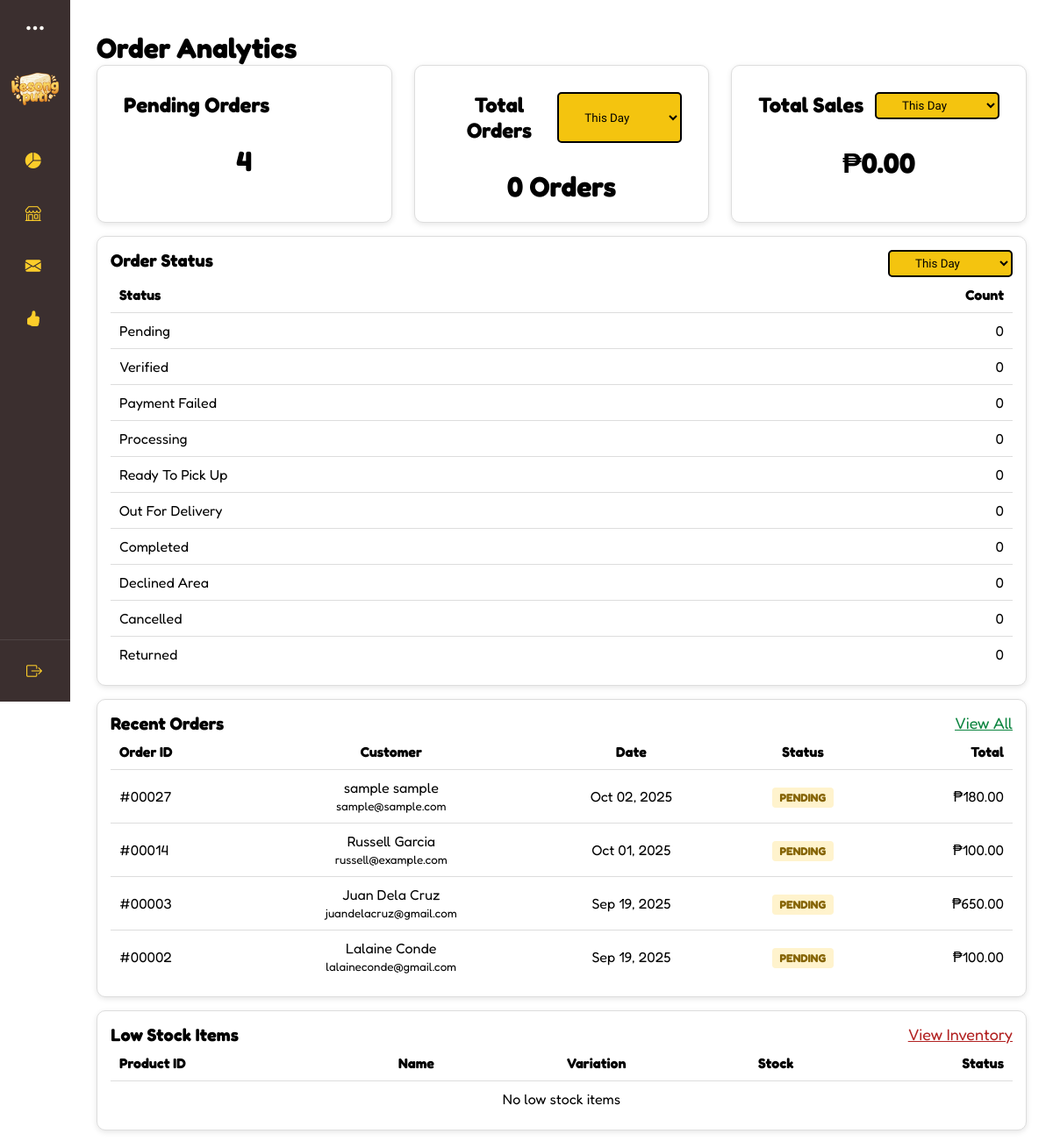
Screenshot of /interfaces/admin/index.php (signed in) with the database file from the repository.
### tables this page shows
CREATE TABLE `orders` (
  `o_id` int(11) NOT NULL,
  `c_id` int(11) NOT NULL,
  `handled_by` int(11) NOT NULL,
  `order_date` datetime DEFAULT current_timestamp(),
  `total_amount` decimal(10,2) NOT NULL,
  `payment_method` varchar(50) DEFAULT 'cash',
  `proof_of_payment` varchar(255) DEFAULT NULL,
  `order_status` enum('pending','verified','payment-failed','processing','ready-to-pick-up','out-for-delivery','completed','declined-area','cancelled','returned') DEFAULT 'pending',
  `delivery_address` varchar(255) NOT NULL,
  `owner_id` int(11) NOT NULL,
  `order_type` enum('delivery','pickup') DEFAULT 'delivery',
  `reference_number` varchar(30) NOT NULL
);

CREATE TABLE `customers` (
  `c_id` int(11) NOT NULL,
  `fullname` varchar(255) NOT NULL,
  `phone_number` varchar(15) NOT NULL,
  `email` varchar(255) NOT NULL,
  `address` varchar(255) NOT NULL
);

### interfaces/admin/index.php (the view, shortened to what this page needs)
<?php
require '../../connection.php';
include ('../../includes/admin-dashboard.php');
$admin_id = (int)$_SESSION['admin_id'];
$pending = $connection->query("
    SELECT COUNT(*) AS total
    FROM orders o
    WHERE o.order_status = 'pending'
      AND o.owner_id = $admin_id
")->fetch_assoc()['total'];
$orders_day = $connection->query("
    SELECT COUNT(*) AS total
    FROM orders o
    WHERE DATE(o.order_date) = CURDATE()
      AND o.owner_id = $admin_id
")->fetch_assoc()['total'];
$sales_day = $connection->query("
    SELECT COALESCE(SUM(total_amount), 0) AS total
    FROM orders
    WHERE order_status = 'completed'
      AND DATE(order_date) = CURDATE()
      AND owner_id = $admin_id
")->fetch_assoc()['total'];
$all_statuses = [
    'pending' => 0,
    'verified' => 0,
    'payment-failed' => 0,
    'processing' => 0,
    'ready-to-pick-up' => 0,
    'out-for-delivery' => 0,
    'completed' => 0,
    'declined area' => 0,
    'cancelled' => 0,
    'returned' => 0
];
$statuses_day = $all_statuses;
$recent_orders_q = $connection->query("
    SELECT o.o_id, o.order_date, o.order_status, o.total_amount, o.order_type,
           c.fullname, c.email
    FROM orders o
    LEFT JOIN customers c ON o.c_id = c.c_id
    WHERE owner_id = $admin_id
    ORDER BY order_date DESC
    LIMIT 5
");
$recent_orders = [];
while ($row = $recent_orders_q->fetch_assoc()) {
    $recent_orders[] = $row;
}
$low_stock = [];
?>
<!DOCTYPE html>
<html lang="en">
<head>
  <link rel="stylesheet" href="https://cdn.jsdelivr.net/npm/bootstrap-icons/font/bootstrap-icons.css" />
  <link rel="stylesheet" href="../../css/admin.css"/>
</head>
<body>
<div class="box" id="overview-content">
  <h1>Order Analytics</h1>
  <div class="overview-container">
    <div class="cards overview-row">
      <div class="card">
        <h4 class="card-header">Pending Orders</h4>
        <p><?= $pending; ?></p>
      </div>
      <div class="card">
        <div class="card-header">
          <h4 class="card-header">Total Orders</h4>
          <select class="orders-select" onchange="showOrders(this.value)">
            <option value="day">This Day</option>
          </select>
        </div>
        <div id="orders_day" class="orders-section"><p><?= $orders_day; ?> Orders</p></div>
      </div>
      <div class="card">
        <div class="card-header">
          <h4 class="card-header">Total Sales</h4>
          <select class="sales-select" onchange="showSales(this.value)">
            <option value="day">This Day</option>
          </select>
        </div>
        <div id="sales_day" class="sales-section"><p>₱<?= number_format($sales_day, 2); ?></p></div>
      </div>
    </div>
    <div class="table-card">
      <div class="card-header">
        <h2>Order Status</h2>
        <select class="order-status-select" onchange="showStatus(this.value)">
          <option value="day">This Day</option>
        </select>
      </div>
      <div id="status_day" class="status-section">
        <table class="table-order-status">
          <thead>
            <tr><th>Status</th><th>Count</th></tr>
          </thead>
          <tbody>
          <?php foreach ($statuses_day as $status => $total): ?>
            <tr>
              <td><?= ucwords(str_replace('-', ' ', $status)); ?></td>
              <td><?= $total; ?></td>
            </tr>
          <?php endforeach; ?>
          </tbody>
        </table>
      </div>
    </div>
<div class="table-card">
  <div class="card-header">
    <h2>Recent Orders</h2>
    <a href="orders.php" style="font-size:0.9em; color:#0D8540;">View All</a>
  </div>
  <table class="table-order-status">
    <thead>
      <tr>
        <th>Order ID</th>
        <th>Customer</th>
        <th>Date</th>
        <th>Status</th>
        <th>Total</th>
      </tr>
    </thead>
    <tbody>
      <?php if (empty($recent_orders)): ?>
        <tr><td colspan="5" style="text-align:center;">No recent orders</td></tr>
      <?php else: ?>
        <?php foreach ($recent_orders as $order): ?>
          <tr>
            <td>#<?= str_pad($order['o_id'], 5, '0', STR_PAD_LEFT); ?></td>
            <td><?= htmlspecialchars($order['fullname'] ?: 'Guest Customer'); ?><br>
                <small><?= htmlspecialchars($order['email']); ?></small>
            </td>
            <td><?= date('M d, Y', strtotime($order['order_date'])); ?></td>
            <td><span class="status <?= htmlspecialchars(strtolower($order['order_status'])); ?>">
                <?= ucfirst($order['order_status']); ?>
            </span></td>
            <td>₱<?= number_format($order['total_amount'], 2); ?></td>
          </tr>
        <?php endforeach; ?>
      <?php endif; ?>
    </tbody>
  </table>
</div>
<div class="table-card">
  <div class="card-header">
    <h2>Low Stock Items</h2>
    <a href="inventory.php" style="font-size:0.9em; color:#B22222;">View Inventory</a>
  </div>
  <table class="table-order-status">
    <thead>
      <tr>
        <th>Product ID</th>
        <th>Name</th>
        <th>Variation</th>
        <th>Stock</th>
        <th>Status</th>
      </tr>
    </thead>
    <tbody>
      <?php if (empty($low_stock)): ?>
        <tr><td colspan="5" style="text-align:center;">No low stock items</td></tr>
      <?php endif; ?>
    </tbody>
  </table>
</div>
  </div>
</div>
</body>
</html>

### css/admin.css (style rules this page uses)
* { box-sizing: border-box; margin: 0; padding: 0; font-family: 'Fredoka', sans-serif; }
body { display: flex; align-items: start; justify-content: flex-start; margin: 0; padding: 0; }
#overview-content { height: 100%; margin-top: 15px; width: 100%; padding: 20px 30px; }
.overview-container { display: flex; flex-direction: column; align-items: center; justify-content: center; font-size: 20px; width: 100%; border-radius: 20px; }
.overview-row { display: flex; flex-direction: row; width: 100%; flex-wrap: wrap; }
.overview-row .card { flex: 1; min-width: 250px; height: 180px; padding: 30px; }
.cards { gap: 25px; }
.card { background: #fff; border: 1px solid #ddd; border-radius: 10px; padding: 15px; text-align: center; box-shadow: 0 2px 6px rgba(0,0,0,0.1); }
.card h4 { margin: 0; font-size: 24px; font-weight: bold; }
.card p { color: #000; margin-top: 30px; font-size: 32px; font-weight: bold; }
.table-card { width: 100%; background: #fff; border: 1px solid #ddd; border-radius: 10px; padding: 15px; text-align: center; box-shadow: 0 2px 6px rgba(0,0,0,0.1); margin-top: 15px; }
.card-header { display: flex; flex-direction: row; justify-content: space-between; width: 100%; }
.card-header h2 { margin: 0; font-size: 20px; }
.card-header .orders-select, .sales-select, .order-status-select, .table-inventory { margin: 0; display: flex; align-items: center; gap: 8px; border: 2px solid black; border-radius: 5px; background-color: #F4C40F; padding: 5px 25px; font-family: "Lilita One", sans-serif; }
.table-order-status { width: 100%; border-collapse: collapse; font-size: 16px; }
.table-order-status th, .table-order-status td { padding: 10px; border-bottom: 1px solid #ddd; }
.table-order-status th:first-child, .table-order-status td:first-child { text-align: left; }
.table-order-status th:last-child, .table-order-status td:last-child { text-align: right; }
.table-order-status th { font-weight: bold; }
.table-order-status tr:last-child td { border-bottom: none; }
.status { padding: 5px 10px; border-radius: 20px; font-weight: 500; text-transform: capitalize; font-size: 14px; }
.status.pending { background-color: #fff3cd; color: #856404; }
.status { padding: 4px 8px; border-radius: 4px; font-size: 0.8rem; font-weight: bold; text-transform: uppercase; }

### css/colors.css (style rules this page uses)
:root { --bg-white: #FFFCF6; --bg-beige: #FFFBE6; --bg-cocoa: #3B2F2F; --bg-green: #347928; --bg-mint: #C0EBA6; --bg-yellow: #FCCD2A; --green: #347928; --black: #0D0E0E; --white: #FFFCF6; --yellow: #FCCD2A; --beige: #FFFBE6; --mint: #C0EBA6; --brown: #5E503F; --gray: #404040; --cocoa: #3B2F2F; --btn-yellow: #FCCD2A; --btn-green: #347928; --btn-red: #A7C957; }

### rows the page displays
orders: o_id "00027", c.fullname "sample sample", c.email "sample@sample.com", order_date "Oct 02, 2025", order_status "PENDING", total_amount "180.00"
orders: o_id "00014", c.fullname "Russell Garcia", c.email "russell@example.com", order_date "Oct 01, 2025", order_status "PENDING", total_amount "100.00"
orders: o_id "00003", c.fullname "Juan Dela Cruz", c.email "juandelacruz@gmail.com", order_date "Sep 19, 2025", order_status "PENDING", total_amount "650.00"
orders: o_id "00002", c.fullname "Lalaine Conde", c.email "lalaineconde@gmail.com", order_date "Sep 19, 2025", order_status "PENDING", total_amount "100.00"

### other values shown
$pending "4"
$orders_day "0"
$sales_day "0.00"
str_replace('-', ' ', $status) "Pending"
$total "0"
str_replace('-', ' ', $status) "Verified"
str_replace('-', ' ', $status) "Payment Failed"
str_replace('-', ' ', $status) "Processing"
str_replace('-', ' ', $status) "Ready To Pick Up"
str_replace('-', ' ', $status) "Out For Delivery"
str_replace('-', ' ', $status) "Completed"
str_replace('-', ' ', $status) "Declined Area"
str_replace('-', ' ', $status) "Cancelled"
str_replace('-', ' ', $status) "Returned"
